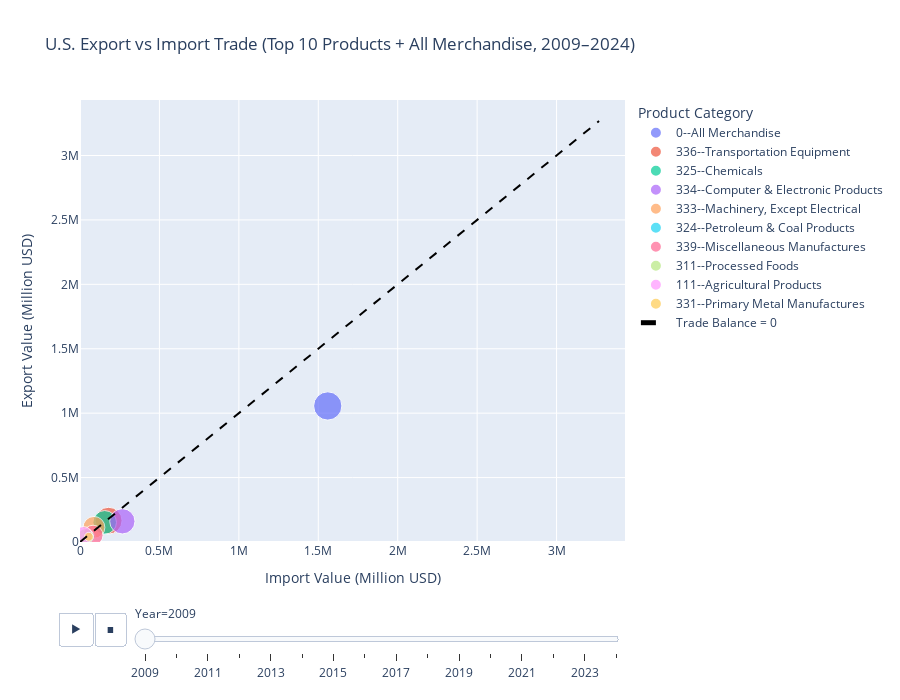

The notebook cell this image was saved under:
### Code cell
# 📦 Step 1: Import libraries
import pandas as pd
import plotly.express as px
import plotly.graph_objects as go

# 📂 Step 2: Load the cleaned export and import datasets
export_clean = pd.read_csv("../data/Processed/Export_Trade_Cleaned.csv")
import_clean = pd.read_csv("../data/Processed/Import_Trade_Cleaned.csv")

# 🧼 Step 3: Clean and reshape the data
def clean_and_melt(df, value_name):
    df = df.copy()
    df.columns = df.columns.str.strip()
    df.iloc[:, 1:] = df.iloc[:, 1:].replace('[\$,]', '', regex=True).astype(float)
    df_long = df.melt(id_vars=["Product"], var_name="Year", value_name=value_name)
    df_long["Year"] = df_long["Year"].astype(int)
    return df_long

export_long = clean_and_melt(export_clean, "Export")
import_long = clean_and_melt(import_clean, "Import")

# 🔗 Step 4: Merge export and import data
merged = pd.merge(export_long, import_long, on=["Product", "Year"])

# 🏅 Step 5: Add export rank and keep top 10 + All Merchandise
merged["Rank"] = merged.groupby("Year")["Export"].rank(method="first", ascending=False)
merged["Is_All_Merchandise"] = merged["Product"].str.contains("All Merchandise")
top_products = merged[(merged["Rank"] <= 10) | (merged["Is_All_Merchandise"])].copy()
top_products["Size"] = top_products["Rank"].apply(lambda r: (11 - r) * 10 if r <= 10 else 120)

# 📊 Step 6: Create animated scatter plot
fig = px.scatter(
    top_products,
    x="Import",
    y="Export",
    color="Product",
    animation_frame="Year",
    size="Size",
    hover_name="Product",
    hover_data={"Rank": True, "Export": True, "Import": True},
    title="U.S. Export vs Import Trade (Top 10 Products + All Merchandise, 2009–2024)"
)

# ➕ Step 7: Add 45-degree trade balance line
max_val = max(top_products["Export"].max(), top_products["Import"].max())
fig.add_trace(go.Scatter(
    x=[0, max_val],
    y=[0, max_val],
    mode='lines',
    line=dict(color='black', dash='dash'),
    name='Trade Balance = 0'
))

# 🧾 Step 8: Final layout adjustments
fig.update_layout(
    xaxis_title="Import Value (Million USD)",
    yaxis_title="Export Value (Million USD)",
    legend_title="Product Category",
    xaxis=dict(range=[0, max_val * 1.05]),
    yaxis=dict(range=[0, max_val * 1.05]),
    height=700
)

fig.show()

### Figure 1 — Plotly figure (JSON) as saved in the notebook; plotly's stock layout.template omitted (floating-point values rounded to 4 significant figures)
{"data": [{"customdata": [[1]], "hovertemplate": "<b>%{hovertext}</b><br><br>Product=0--All Merchandise<br>Year=2009<br>Import=%{x}<br>Export=%{y}<br>Size=%{marker.size}<br>Rank=%{customdata[0]}<extra></extra>", "hovertext": ["0--All Merchandise"], "legendgroup": "0--All Merchandise", "marker": {"color": "#636efa", "size": [100], "sizemode": "area", "sizeref": 0.25, "symbol": "circle"}, "mode": "markers", "name": "0--All Merchandise", "orientation": "v", "showlegend": true, "type": "scatter", "x": [1559625], "xaxis": "x", "y": [1056043], "yaxis": "y"}, {"customdata": [[2]], "hovertemplate": "<b>%{hovertext}</b><br><br>Product=336--Transportation Equipment<br>Year=2009<br>Import=%{x}<br>Export=%{y}<br>Size=%{marker.size}<br>Rank=%{customdata[0]}<extra></extra>", "hovertext": ["336--Transportation Equipment"], "legendgroup": "336--Transportation Equipment", "marker": {"color": "#EF553B", "size": [90], "sizemode": "area", "sizeref": 0.25, "symbol": "circle"}, "mode": "markers", "name": "336--Transportation Equipment", "orientation": "v", "showlegend": true, "type": "scatter", "x": [180212], "xaxis": "x", "y": [165375], "yaxis": "y"}, {"customdata": [[4]], "hovertemplate": "<b>%{hovertext}</b><br><br>Product=325--Chemicals<br>Year=2009<br>Import=%{x}<br>Export=%{y}<br>Size=%{marker.size}<br>Rank=%{customdata[0]}<extra></extra>", "hovertext": ["325--Chemicals"], "legendgroup": "325--Chemicals", "marker": {"color": "#00cc96", "size": [70], "sizemode": "area", "sizeref": 0.25, "symbol": "circle"}, "mode": "markers", "name": "325--Chemicals", "orientation": "v", "showlegend": true, "type": "scatter", "x": [155313], "xaxis": "x", "y": [152255], "yaxis": "y"}, {"customdata": [[3]], "hovertemplate": "<b>%{hovertext}</b><br><br>Product=334--Computer & Electronic Products<br>Year=2009<br>Import=%{x}<br>Export=%{y}<br>Size=%{marker.size}<br>Rank=%{customdata[0]}<extra></extra>", "hovertext": ["334--Computer & Electronic Products"], "legendgroup": "334--Computer & Electronic Products", "marker": {"color": "#ab63fa", "size": [80], "sizemode": "area", "sizeref": 0.25, "symbol": "circle"}, "mode": "markers", "name": "334--Computer & Electronic Products", "orientation": "v", "showlegend": true, "type": "scatter", "x": [266612], "xaxis": "x", "y": [160628], "yaxis": "y"}, {"customdata": [[5]], "hovertemplate": "<b>%{hovertext}</b><br><br>Product=333--Machinery, Except Electrical<br>Year=2009<br>Import=%{x}<br>Export=%{y}<br>Size=%{marker.size}<br>Rank=%{customdata[0]}<extra></extra>", "hovertext": ["333--Machinery, Except Electrical"], "legendgroup": "333--Machinery, Except Electrical", "marker": {"color": "#FFA15A", "size": [60], "sizemode": "area", "sizeref": 0.25, "symbol": "circle"}, "mode": "markers", "name": "333--Machinery, Except Electrical", "orientation": "v", "showlegend": true, "type": "scatter", "x": [87824], "xaxis": "x", "y": [113416], "yaxis": "y"}, {"customdata": [[9]], "hovertemplate": "<b>%{hovertext}</b><br><br>Product=324--Petroleum & Coal Products<br>Year=2009<br>Import=%{x}<br>Export=%{y}<br>Size=%{marker.size}<br>Rank=%{customdata[0]}<extra></extra>", "hovertext": ["324--Petroleum & Coal Products"], "legendgroup": "324--Petroleum & Coal Products", "marker": {"color": "#19d3f3", "size": [20], "sizemode": "area", "sizeref": 0.25, "symbol": "circle"}, "mode": "markers", "name": "324--Petroleum & Coal Products", "orientation": "v", "showlegend": true, "type": "scatter", "x": [54685], "xaxis": "x", "y": [41595], "yaxis": "y"}, {"customdata": [[6]], "hovertemplate": "<b>%{hovertext}</b><br><br>Product=339--Miscellaneous Manufactures<br>Year=2009<br>Import=%{x}<br>Export=%{y}<br>Size=%{marker.size}<br>Rank=%{customdata[0]}<extra></extra>", "hovertext": ["339--Miscellaneous Manufactures"], "legendgroup": "339--Miscellaneous Manufactures", "marker": {"color": "#FF6692", "size": [50], "sizemode": "area", "sizeref": 0.25, "symbol": "circle"}, "mode": "markers", "name": "339--Miscellaneous Manufactures", "orientation": "v", "showlegend": true, "type": "scatter", "x": [82344], "xaxis": "x", "y": [52740], "yaxis": "y"}, {"customdata": [[8]], "hovertemplate": "<b>%{hovertext}</b><br><br>Product=311--Processed Foods<br>Year=2009<br>Import=%{x}<br>Export=%{y}<br>Size=%{marker.size}<br>Rank=%{customdata[0]}<extra></extra>", "hovertext": ["311--Processed Foods"], "legendgroup": "311--Processed Foods", "marker": {"color": "#B6E880", "size": [30], "sizemode": "area", "sizeref": 0.25, "symbol": "circle"}, "mode": "markers", "name": "311--Processed Foods", "orientation": "v", "showlegend": true, "type": "scatter", "x": [36228], "xaxis": "x", "y": [44679], "yaxis": "y"}, {"customdata": [[7]], "hovertemplate": "<b>%{hovertext}</b><br><br>Product=111--Agricultural Products<br>Year=2009<br>Import=%{x}<br>Export=%{y}<br>Size=%{marker.size}<br>Rank=%{customdata[0]}<extra></extra>", "hovertext": ["111--Agricultural Products"], "legendgroup": "111--Agricultural Products", "marker": {"color": "#FF97FF", "size": [40], "sizemode": "area", "sizeref": 0.25, "symbol": "circle"}, "mode": "markers", "name": "111--Agricultural Products", "orientation": "v", "showlegend": true, "type": "scatter", "x": [21503], "xaxis": "x", "y": [50826], "yaxis": "y"}, {"customdata": [[10]], "hovertemplate": "<b>%{hovertext}</b><br><br>Product=331--Primary Metal Manufactures<br>Year=2009<br>Import=%{x}<br>Export=%{y}<br>Size=%{marker.size}<br>Rank=%{customdata[0]}<extra></extra>", "hovertext": ["331--Primary Metal Manufactures"], "legendgroup": "331--Primary Metal Manufactures", "marker": {"color": "#FECB52", "size": [10], "sizemode": "area", "sizeref": 0.25, "symbol": "circle"}, "mode": "markers", "name": "331--Primary Metal Manufactures", "orientation": "v", "showlegend": true, "type": "scatter", "x": [55578], "xaxis": "x", "y": [40656], "yaxis": "y"}, {"line": {"color": "black", "dash": "dash"}, "mode": "lines", "name": "Trade Balance = 0", "type": "scatter", "x": [0, 3267389], "y": [0, 3267389]}], "layout": {"height": 700, "legend": {"itemsizing": "constant", "title": {"text": "Product Category"}, "tracegroupgap": 0}, "sliders": [{"active": 0, "currentvalue": {"prefix": "Year="}, "len": 0.9, "pad": {"b": 10, "t": 60}, "steps": [{"args": [["2009"], {"frame": {"duration": 0, "redraw": false}, "fromcurrent": true, "mode": "immediate", "transition": {"duration": 0, "easing": "linear"}}], "label": "2009", "method": "animate"}, {"args": [["2010"], {"frame": {"duration": 0, "redraw": false}, "fromcurrent": true, "mode": "immediate", "transition": {"duration": 0, "easing": "linear"}}], "label": "2010", "method": "animate"}, {"args": [["2011"], {"frame": {"duration": 0, "redraw": false}, "fromcurrent": true, "mode": "immediate", "transition": {"duration": 0, "easing": "linear"}}], "label": "2011", "method": "animate"}, {"args": [["2012"], {"frame": {"duration": 0, "redraw": false}, "fromcurrent": true, "mode": "immediate", "transition": {"duration": 0, "easing": "linear"}}], "label": "2012", "method": "animate"}, {"args": [["2013"], {"frame": {"duration": 0, "redraw": false}, "fromcurrent": true, "mode": "immediate", "transition": {"duration": 0, "easing": "linear"}}], "label": "2013", "method": "animate"}, {"args": [["2014"], {"frame": {"duration": 0, "redraw": false}, "fromcurrent": true, "mode": "immediate", "transition": {"duration": 0, "easing": "linear"}}], "label": "2014", "method": "animate"}, {"args": [["2015"], {"frame": {"duration": 0, "redraw": false}, "fromcurrent": true, "mode": "immediate", "transition": {"duration": 0, "easing": "linear"}}], "label": "2015", "method": "animate"}, {"args": [["2016"], {"frame": {"duration": 0, "redraw": false}, "fromcurrent": true, "mode": "immediate", "transition": {"duration": 0, "easing": "linear"}}], "label": "2016", "method": "animate"}, {"args": [["2017"], {"frame": {"duration": 0, "redraw": false}, "fromcurrent": true, "mode": "immediate", "transition": {"duration": 0, "easing": "linear"}}], "label": "2017", "method": "animate"}, {"args": [["2018"], {"frame": {"duration": 0, "redraw": false}, "fromcurrent": true, "mode": "immediate", "transition": {"duration": 0, "easing": "linear"}}], "label": "2018", "method": "animate"}, {"args": [["2019"], {"frame": {"duration": 0, "redraw": false}, "fromcurrent": true, "mode": "immediate", "transition": {"duration": 0, "easing": "linear"}}], "label": "2019", "method": "animate"}, {"args": [["2020"], {"frame": {"duration": 0, "redraw": false}, "fromcurrent": true, "mode": "immediate", "transition": {"duration": 0, "easing": "linear"}}], "label": "2020", "method": "animate"}, {"args": [["2021"], {"frame": {"duration": 0, "redraw": false}, "fromcurrent": true, "mode": "immediate", "transition": {"duration": 0, "easing": "linear"}}], "label": "2021", "method": "animate"}, {"args": [["2022"], {"frame": {"duration": 0, "redraw": false}, "fromcurrent": true, "mode": "immediate", "transition": {"duration": 0, "easing": "linear"}}], "label": "2022", "method": "animate"}, {"args": [["2023"], {"frame": {"duration": 0, "redraw": false}, "fromcurrent": true, "mode": "immediate", "transition": {"duration": 0, "easing": "linear"}}], "label": "2023", "method": "animate"}, {"args": [["2024"], {"frame": {"duration": 0, "redraw": false}, "fromcurrent": true, "mode": "immediate", "transition": {"duration": 0, "easing": "linear"}}], "label": "2024", "method": "animate"}], "x": 0.1, "xanchor": "left", "y": 0, "yanchor": "top"}], "title": {"text": "U.S. Export vs Import Trade (Top 10 Products + All Merchandise, 2009–2024)"}, "updatemenus": [{"buttons": [{"args": [null, {"frame": {"duration": 500, "redraw": false}, "fromcurrent": true, "mode": "immediate", "transition": {"duration": 500, "easing": "linear"}}], "label": "&#9654;", "method": "animate"}, {"args": [[null], {"frame": {"duration": 0, "redraw": false}, "fromcurrent": true, "mode": "immediate", "transition": {"duration": 0, "easing": "linear"}}], "label": "&#9724;", "method": "animate"}], "direction": "left", "pad": {"r": 10, "t": 70}, "showactive": false, "type": "buttons", "x": 0.1, "xanchor": "right", "y": 0, "yanchor": "top"}], "xaxis": {"anchor": "y", "domain": [0, 1], "range": [0, 3431000.0], "title": {"text": "Import Value (Million USD)"}}, "yaxis": {"anchor": "x", "domain": [0, 1], "range": [0, 3431000.0], "title": {"text": "Export Value (Million USD)"}}}}
